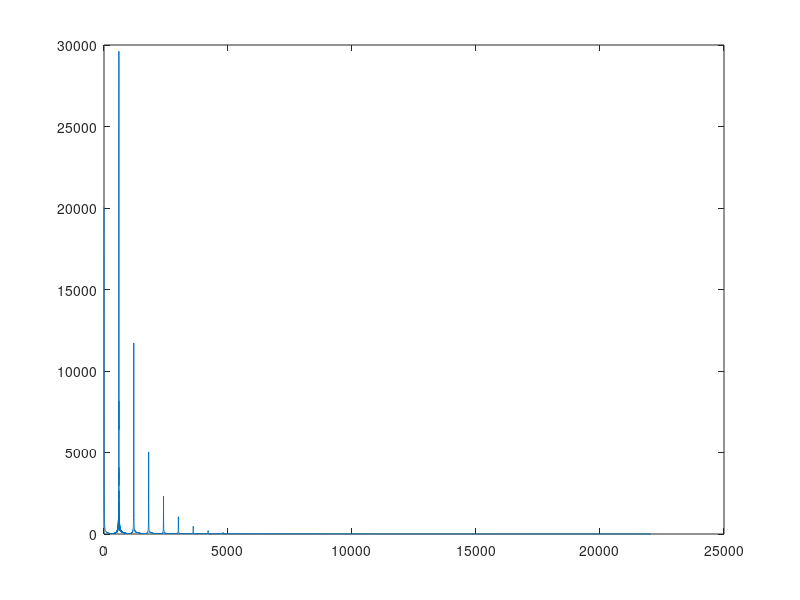

The MATLAB source for this figure:
fs = 44100;
dur = 1;

T = 1/fs;
N = fs*dur;

f0 = 600;
B = 0.5;

BVec = linspace(0, 0.999, N);

y = zeros(1, N);
y(1) = 1;
for n=2:N
    %y(n) = cos(2*pi*f0*n*T)*(1 + B*y(n-1));
    y(n) = cos(2*pi*f0*n*T)*(1 + BVec(n)*y(n-1));
end

Nfft = 2^nextpow2(N);
faxis = (fs/2)*linspace(0, 1, Nfft/2+1);

Y = fft(y, Nfft);
YPos = Y(1:Nfft/2+1);
figure
plot(faxis, abs(YPos))